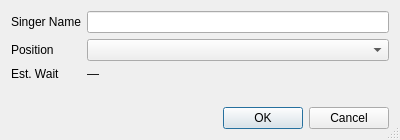
<?xml version="1.0" encoding="UTF-8"?>
<ui version="4.0">
 <class>DlgAddSinger</class>
 <widget class="QDialog" name="DlgAddSinger">
  <property name="geometry">
   <rect>
    <x>0</x>
    <y>0</y>
    <width>400</width>
    <height>140</height>
   </rect>
  </property>
  <property name="windowTitle">
   <string>Add Singer</string>
  </property>
  <property name="sizeGripEnabled">
   <bool>true</bool>
  </property>
  <property name="modal">
   <bool>true</bool>
  </property>
  <layout class="QVBoxLayout" name="verticalLayout">
   <item>
    <layout class="QFormLayout" name="formLayout">
     <item row="0" column="0">
      <widget class="QLabel" name="label">
       <property name="text">
        <string>Singer Name</string>
       </property>
      </widget>
     </item>
     <item row="0" column="1">
      <widget class="QLineEdit" name="lineEditName"/>
     </item>
     <item row="1" column="0">
      <widget class="QLabel" name="label_2">
       <property name="text">
        <string>Position</string>
       </property>
      </widget>
     </item>
     <item row="1" column="1">
      <widget class="QComboBox" name="cbxPosition"/>
     </item>
     <item row="2" column="0">
      <widget class="QLabel" name="labelWaitTimeTitle">
       <property name="text">
        <string>Est. Wait</string>
       </property>
      </widget>
     </item>
     <item row="2" column="1">
      <widget class="QLabel" name="labelWaitTime">
       <property name="text">
        <string>—</string>
       </property>
      </widget>
     </item>
    </layout>
   </item>
   <item>
    <widget class="QDialogButtonBox" name="buttonBox">
     <property name="orientation">
      <enum>Qt::Horizontal</enum>
     </property>
     <property name="standardButtons">
      <set>QDialogButtonBox::Cancel|QDialogButtonBox::Ok</set>
     </property>
    </widget>
   </item>
  </layout>
 </widget>
 <resources/>
 <connections>
  <connection>
   <sender>buttonBox</sender>
   <signal>accepted()</signal>
   <receiver>DlgAddSinger</receiver>
   <slot>accept()</slot>
   <hints>
    <hint type="sourcelabel">
     <x>248</x>
     <y>254</y>
    </hint>
    <hint type="destinationlabel">
     <x>157</x>
     <y>274</y>
    </hint>
   </hints>
  </connection>
  <connection>
   <sender>buttonBox</sender>
   <signal>rejected()</signal>
   <receiver>DlgAddSinger</receiver>
   <slot>reject()</slot>
   <hints>
    <hint type="sourcelabel">
     <x>316</x>
     <y>260</y>
    </hint>
    <hint type="destinationlabel">
     <x>286</x>
     <y>274</y>
    </hint>
   </hints>
  </connection>
 </connections>
</ui>
